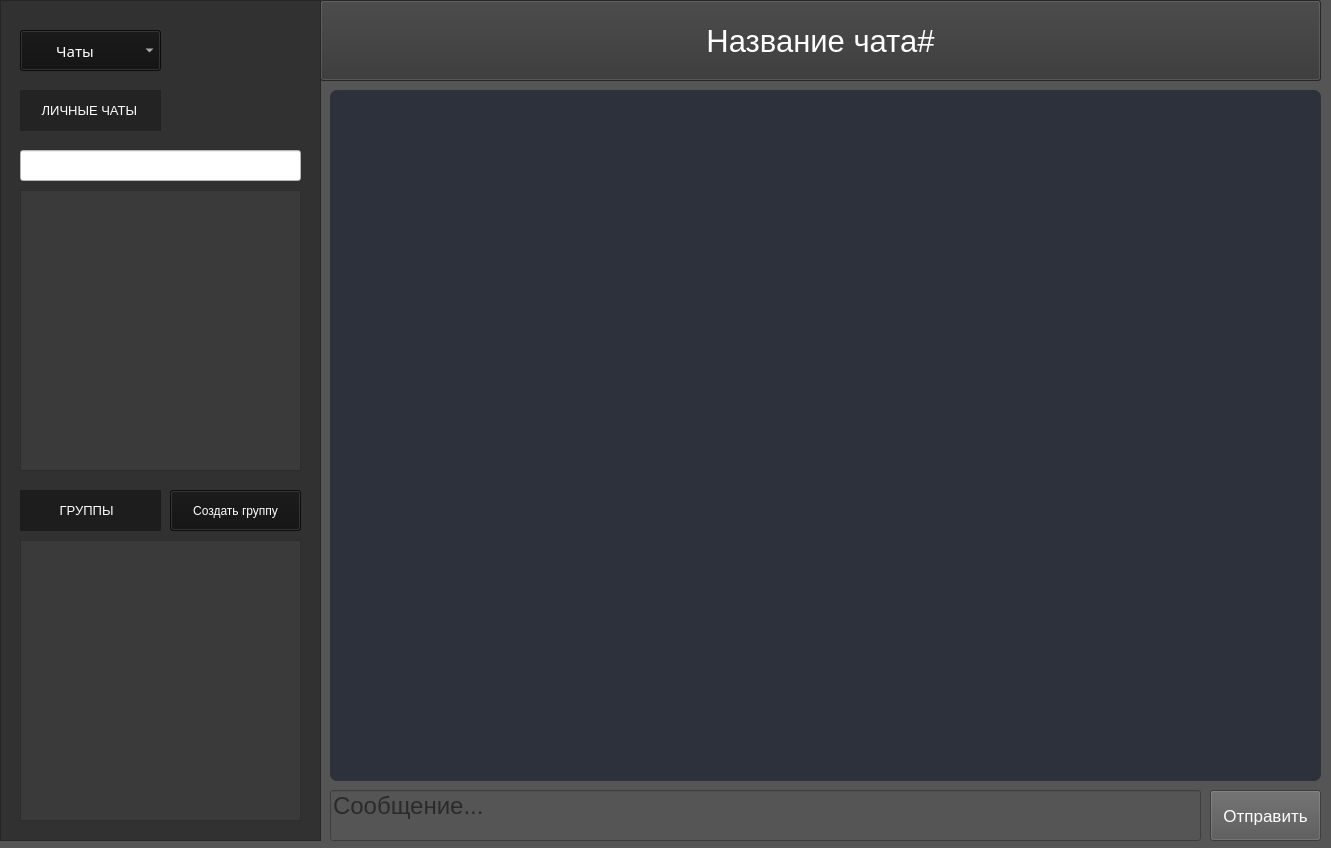
<?xml version="1.0" encoding="UTF-8"?>
<ui version="4.0">
 <class>MainWindow</class>
 <widget class="QMainWindow" name="MainWindow">
  <property name="geometry">
   <rect>
    <x>0</x>
    <y>0</y>
    <width>1331</width>
    <height>848</height>
   </rect>
  </property>
  <property name="windowTitle">
   <string>SimpleChat</string>
  </property>
  <property name="styleSheet">
   <string notr="true">background-color: rgb(85, 85, 85);</string>
  </property>
  <widget class="QWidget" name="centralwidget">
   <widget class="QListView" name="listView">
    <property name="geometry">
     <rect>
      <x>0</x>
      <y>0</y>
      <width>321</width>
      <height>841</height>
     </rect>
    </property>
    <property name="styleSheet">
     <string notr="true">background-color: rgb(49, 49, 49);
</string>
    </property>
   </widget>
   <widget class="QComboBox" name="comboBox_menu_accaunt">
    <property name="geometry">
     <rect>
      <x>20</x>
      <y>30</y>
      <width>141</width>
      <height>41</height>
     </rect>
    </property>
    <property name="font">
     <font>
      <family>PT Sans</family>
      <pointsize>11</pointsize>
     </font>
    </property>
    <property name="whatsThis">
     <string>&lt;html&gt;&lt;head/&gt;&lt;body&gt;&lt;p align=&quot;center&quot;&gt;&lt;br/&gt;&lt;/p&gt;&lt;/body&gt;&lt;/html&gt;</string>
    </property>
    <property name="styleSheet">
     <string notr="true">color: rgb(255, 255, 255);
background-color: rgb(17, 17, 17);</string>
    </property>
    <property name="editable">
     <bool>false</bool>
    </property>
    <property name="currentText">
     <string>        Чаты</string>
    </property>
    <property name="currentIndex">
     <number>0</number>
    </property>
    <item>
     <property name="text">
      <string>        Чаты</string>
     </property>
    </item>
    <item>
     <property name="text">
      <string>       Выйти</string>
     </property>
    </item>
   </widget>
   <widget class="QLabel" name="label_2">
    <property name="geometry">
     <rect>
      <x>20</x>
      <y>490</y>
      <width>141</width>
      <height>41</height>
     </rect>
    </property>
    <property name="font">
     <font>
      <pointsize>10</pointsize>
     </font>
    </property>
    <property name="styleSheet">
     <string notr="true">color: rgb(255, 255, 255);
background-color: rgb(29, 29, 29);</string>
    </property>
    <property name="text">
     <string>           ГРУППЫ</string>
    </property>
   </widget>
   <widget class="QListWidget" name="listWidget_1">
    <property name="geometry">
     <rect>
      <x>20</x>
      <y>540</y>
      <width>281</width>
      <height>281</height>
     </rect>
    </property>
    <property name="styleSheet">
     <string notr="true">background-color: rgb(70, 70, 70);
background-color: rgb(58, 58, 58);</string>
    </property>
   </widget>
   <widget class="QLabel" name="label">
    <property name="geometry">
     <rect>
      <x>20</x>
      <y>90</y>
      <width>141</width>
      <height>41</height>
     </rect>
    </property>
    <property name="font">
     <font>
      <pointsize>10</pointsize>
     </font>
    </property>
    <property name="styleSheet">
     <string notr="true">background-color: rgb(35, 35, 35);
color: rgb(255, 255, 255);</string>
    </property>
    <property name="text">
     <string>      ЛИЧНЫЕ ЧАТЫ</string>
    </property>
   </widget>
   <widget class="QListWidget" name="listWidget_2">
    <property name="geometry">
     <rect>
      <x>20</x>
      <y>190</y>
      <width>281</width>
      <height>281</height>
     </rect>
    </property>
    <property name="styleSheet">
     <string notr="true">background-color: rgb(70, 70, 70);
background-color: rgb(58, 58, 58);</string>
    </property>
   </widget>
   <widget class="QToolButton" name="toolButton_info_group">
    <property name="geometry">
     <rect>
      <x>320</x>
      <y>0</y>
      <width>1001</width>
      <height>81</height>
     </rect>
    </property>
    <property name="font">
     <font>
      <pointsize>23</pointsize>
     </font>
    </property>
    <property name="styleSheet">
     <string notr="true">background-color: rgb(53, 53, 53);
color: rgb(255, 255, 255);</string>
    </property>
    <property name="text">
     <string>Название чата#</string>
    </property>
   </widget>
   <widget class="QToolButton" name="toolButton_add_group">
    <property name="geometry">
     <rect>
      <x>170</x>
      <y>490</y>
      <width>131</width>
      <height>41</height>
     </rect>
    </property>
    <property name="font">
     <font>
      <pointsize>9</pointsize>
     </font>
    </property>
    <property name="styleSheet">
     <string notr="true">color: rgb(255, 255, 255);
background-color: rgb(18, 18, 18);</string>
    </property>
    <property name="text">
     <string>Создать группу</string>
    </property>
   </widget>
   <widget class="QLineEdit" name="lineEdit_search_chat">
    <property name="geometry">
     <rect>
      <x>20</x>
      <y>150</y>
      <width>281</width>
      <height>31</height>
     </rect>
    </property>
    <property name="styleSheet">
     <string notr="true">background-color: rgb(255, 255, 255);</string>
    </property>
   </widget>
   <widget class="QPushButton" name="proxyButton_search_chat">
    <property name="geometry">
     <rect>
      <x>20</x>
      <y>150</y>
      <width>281</width>
      <height>31</height>
     </rect>
    </property>
    <property name="text">
     <string/>
    </property>
    <property name="flat">
     <bool>true</bool>
    </property>
   </widget>
   <widget class="QPushButton" name="pushButton_send_message">
    <property name="geometry">
     <rect>
      <x>1210</x>
      <y>790</y>
      <width>111</width>
      <height>51</height>
     </rect>
    </property>
    <property name="font">
     <font>
      <pointsize>13</pointsize>
     </font>
    </property>
    <property name="styleSheet">
     <string notr="true">color: rgb(255, 255, 255);</string>
    </property>
    <property name="text">
     <string>Отправить</string>
    </property>
   </widget>
   <widget class="QLineEdit" name="lineEdit_message">
    <property name="geometry">
     <rect>
      <x>330</x>
      <y>790</y>
      <width>871</width>
      <height>51</height>
     </rect>
    </property>
    <property name="palette">
     <palette>
      <active>
       <colorrole role="Button">
        <brush brushstyle="SolidPattern">
         <color alpha="255">
          <red>85</red>
          <green>85</green>
          <blue>85</blue>
         </color>
        </brush>
       </colorrole>
       <colorrole role="Text">
        <brush brushstyle="SolidPattern">
         <color alpha="255">
          <red>0</red>
          <green>0</green>
          <blue>0</blue>
         </color>
        </brush>
       </colorrole>
       <colorrole role="Base">
        <brush brushstyle="SolidPattern">
         <color alpha="255">
          <red>85</red>
          <green>85</green>
          <blue>85</blue>
         </color>
        </brush>
       </colorrole>
       <colorrole role="Window">
        <brush brushstyle="SolidPattern">
         <color alpha="255">
          <red>85</red>
          <green>85</green>
          <blue>85</blue>
         </color>
        </brush>
       </colorrole>
      </active>
      <inactive>
       <colorrole role="Button">
        <brush brushstyle="SolidPattern">
         <color alpha="255">
          <red>85</red>
          <green>85</green>
          <blue>85</blue>
         </color>
        </brush>
       </colorrole>
       <colorrole role="Text">
        <brush brushstyle="SolidPattern">
         <color alpha="255">
          <red>0</red>
          <green>0</green>
          <blue>0</blue>
         </color>
        </brush>
       </colorrole>
       <colorrole role="Base">
        <brush brushstyle="SolidPattern">
         <color alpha="255">
          <red>85</red>
          <green>85</green>
          <blue>85</blue>
         </color>
        </brush>
       </colorrole>
       <colorrole role="Window">
        <brush brushstyle="SolidPattern">
         <color alpha="255">
          <red>85</red>
          <green>85</green>
          <blue>85</blue>
         </color>
        </brush>
       </colorrole>
      </inactive>
      <disabled>
       <colorrole role="Button">
        <brush brushstyle="SolidPattern">
         <color alpha="255">
          <red>85</red>
          <green>85</green>
          <blue>85</blue>
         </color>
        </brush>
       </colorrole>
       <colorrole role="Text">
        <brush brushstyle="SolidPattern">
         <color alpha="255">
          <red>112</red>
          <green>112</green>
          <blue>112</blue>
         </color>
        </brush>
       </colorrole>
       <colorrole role="Base">
        <brush brushstyle="SolidPattern">
         <color alpha="255">
          <red>85</red>
          <green>85</green>
          <blue>85</blue>
         </color>
        </brush>
       </colorrole>
       <colorrole role="Window">
        <brush brushstyle="SolidPattern">
         <color alpha="255">
          <red>85</red>
          <green>85</green>
          <blue>85</blue>
         </color>
        </brush>
       </colorrole>
      </disabled>
     </palette>
    </property>
    <property name="font">
     <font>
      <pointsize>18</pointsize>
     </font>
    </property>
    <property name="alignment">
     <set>Qt::AlignLeading|Qt::AlignLeft|Qt::AlignTop</set>
    </property>
    <property name="placeholderText">
     <string>Сообщение...</string>
    </property>
   </widget>
   <widget class="QListWidget" name="listWidget">
    <property name="geometry">
     <rect>
      <x>330</x>
      <y>90</y>
      <width>991</width>
      <height>691</height>
     </rect>
    </property>
    <property name="font">
     <font>
      <pointsize>11</pointsize>
      <weight>75</weight>
      <bold>true</bold>
     </font>
    </property>
    <property name="tabletTracking">
     <bool>false</bool>
    </property>
    <property name="autoFillBackground">
     <bool>false</bool>
    </property>
    <property name="styleSheet">
     <string notr="true">color: white;
border-radius: 7px;
background-color: #2C313C;
</string>
    </property>
    <property name="frameShape">
     <enum>QFrame::StyledPanel</enum>
    </property>
    <property name="frameShadow">
     <enum>QFrame::Sunken</enum>
    </property>
    <property name="lineWidth">
     <number>1</number>
    </property>
    <property name="sizeAdjustPolicy">
     <enum>QAbstractScrollArea::AdjustIgnored</enum>
    </property>
    <property name="autoScroll">
     <bool>true</bool>
    </property>
    <property name="tabKeyNavigation">
     <bool>false</bool>
    </property>
    <property name="showDropIndicator" stdset="0">
     <bool>true</bool>
    </property>
    <property name="dragEnabled">
     <bool>true</bool>
    </property>
    <property name="dragDropOverwriteMode">
     <bool>false</bool>
    </property>
    <property name="dragDropMode">
     <enum>QAbstractItemView::NoDragDrop</enum>
    </property>
    <property name="alternatingRowColors">
     <bool>false</bool>
    </property>
    <property name="verticalScrollMode">
     <enum>QAbstractItemView::ScrollPerItem</enum>
    </property>
    <property name="horizontalScrollMode">
     <enum>QAbstractItemView::ScrollPerItem</enum>
    </property>
    <property name="movement">
     <enum>QListView::Static</enum>
    </property>
    <property name="flow">
     <enum>QListView::TopToBottom</enum>
    </property>
    <property name="isWrapping" stdset="0">
     <bool>false</bool>
    </property>
    <property name="resizeMode">
     <enum>QListView::Fixed</enum>
    </property>
    <property name="layoutMode">
     <enum>QListView::SinglePass</enum>
    </property>
    <property name="viewMode">
     <enum>QListView::ListMode</enum>
    </property>
    <property name="uniformItemSizes">
     <bool>false</bool>
    </property>
    <property name="wordWrap">
     <bool>false</bool>
    </property>
    <property name="selectionRectVisible">
     <bool>false</bool>
    </property>
    <property name="sortingEnabled">
     <bool>false</bool>
    </property>
   </widget>
  </widget>
 </widget>
 <resources/>
 <connections/>
</ui>
